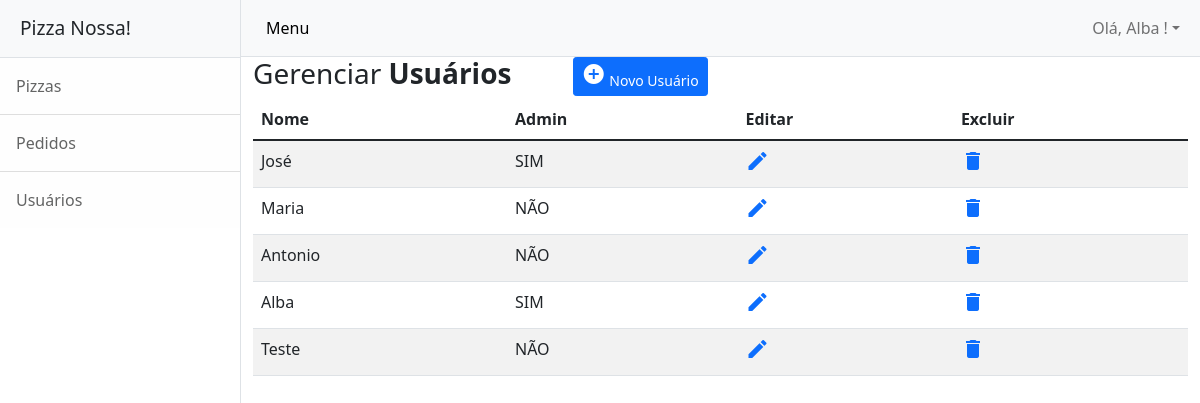
/usuarios/recovery (signed in), run on the app's committed database.
### models.py (models this page shows, shortened)
class Usuario(db.Model, UserMixin):
    __tablename__ = "usuario"
    id = db.Column(db.Integer, primary_key=True)
    nome = db.Column(db.String(100))
    email = db.Column(db.String(100))
    senha = db.Column(db.String(100))
    admin = db.Column(db.Boolean)

### controllers/usuarios.py (the view)
@bp_usuarios.route('/')
@bp_usuarios.route('/recovery')
@login_required
def recovery():
  if not current_user.admin:
    flash("Acesso não permitido")
    return redirect('/login')
  usuarios = Usuario.query.all()
  return render_template('usuarios_recovery.html', usuarios=usuarios)

### controllers/usuarios.py (called while the page is built)
@lm.user_loader
def load_user(id):
  usuario = Usuario.query.filter_by(id=id).first()
  return usuario

### templates/usuarios_recovery.html
{% extends 'base.html' %}
{% block conteudo %}
		<div class="table-wrapper">
			<div class="table-title">
				<div class="row">
					<div class="col-sm-4">
						<h3>Gerenciar <b>Usuários</b></h3>
					</div>
					<div class="col-sm-4">
						<a href="{{url_for('usuarios.create')}}" class="btn btn-primary btn-sm"><i class="material-icons">&#xE147;</i> <span>Novo Usuário</span></a>
					</div>
				</div>
			</div>
		</div>
<table class="table table-striped table-hover">
				<thead>
					<tr>
						<th>Nome</th>
						<th>Admin</th>
						<th>Editar</th>
						<th>Excluir</th>
					</tr>
				</thead>
				<tbody>
          {% for u in usuarios %}
          <tr>
						<td>{{u.nome}}</td>
						<td>{% if u.admin %} SIM {% else %} NÃO {% endif %}</td>
						<td>
              <a href="{{url_for('usuarios.update', id=u.id)}}" class="delete"><i class="material-icons" data-toggle="tooltip" title="Editar">&#xe254;</i></a>
            </td>
						<td>
              <a href="{{url_for('usuarios.delete', id=u.id)}}" class="delete"><i class="material-icons" data-toggle="tooltip" title="Excluir">&#xE872;</i></a>
            </td>
          </tr>
          {% endfor %}
				</tbody>
			</table>
{% endblock %}

### templates/base.html (shortened to what this page needs)
<!DOCTYPE html>
<html lang="en">
    <head>
        <link href="/static/css/styles.css" rel="stylesheet" />
    </head>
    <body>
        <div class="d-flex" id="wrapper">
            <div class="border-end bg-white" id="sidebar-wrapper">
                <div class="sidebar-heading border-bottom bg-light">Pizza Nossa!</div>
                <div class="list-group list-group-flush">
                 {% if current_user.admin %}
                  <a class="list-group-item list-group-item-action list-group-item-light p-3" href="{{url_for('pizzas.recovery')}}">Pizzas</a>
                  <a class="list-group-item list-group-item-action list-group-item-light p-3" href="{{url_for('pedidos.recovery')}}">Pedidos</a>
                  <a class="list-group-item list-group-item-action list-group-item-light p-3" href="{{url_for('usuarios.recovery')}}">Usuários</a>
                  {% endif %}
                </div>
            </div>
            <div id="page-content-wrapper">
                <nav class="navbar navbar-expand-lg navbar-light bg-light border-bottom">
                    <div class="container-fluid">
                        <button class="btn btn-light" id="sidebarToggle"> Menu</button>
                        <div class="collapse navbar-collapse" id="navbarSupportedContent">
                            <ul class="navbar-nav ms-auto mt-2 mt-lg-0">
                                <li class="nav-item dropdown">
                                    <a class="nav-link dropdown-toggle" id="navbarDropdown" href="#" role="button" data-bs-toggle="dropdown" aria-haspopup="true" aria-expanded="false">Olá,  {{ current_user.nome }} !</a>
                                </li>
                            </ul>
                        </div>
                    </div>
                </nav>
                {% set mensagens = get_flashed_messages(with_categories=true) %}
                <div class="container-fluid">
                    {% block conteudo %}
                    {% endblock %}
                </div>
            </div>
        </div>
    </body>
</html>

### data on the page
Usuario: nome "Alba", admin "SIM"
Usuario: nome "José", admin "SIM"
Usuario: nome "Maria", admin "NÃO"
Usuario: nome "Antonio", admin "NÃO"
Usuario: nome "Teste", admin "NÃO"
